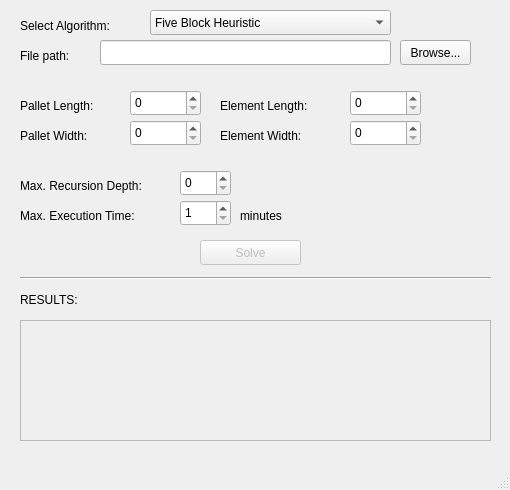
<?xml version="1.0" encoding="UTF-8"?>
<ui version="4.0">
 <class>Launcher1</class>
 <widget class="QMainWindow" name="Launcher1">
  <property name="geometry">
   <rect>
    <x>0</x>
    <y>0</y>
    <width>510</width>
    <height>490</height>
   </rect>
  </property>
  <property name="windowTitle">
   <string>MPLP Solver</string>
  </property>
  <widget class="QWidget" name="centralwidget">
   <widget class="QLineEdit" name="file_name_field">
    <property name="geometry">
     <rect>
      <x>100</x>
      <y>40</y>
      <width>291</width>
      <height>25</height>
     </rect>
    </property>
   </widget>
   <widget class="QComboBox" name="alg_select">
    <property name="geometry">
     <rect>
      <x>150</x>
      <y>10</y>
      <width>241</width>
      <height>25</height>
     </rect>
    </property>
    <item>
     <property name="text">
      <string>Five Block Heuristic</string>
     </property>
    </item>
    <item>
     <property name="text">
      <string>Modified Five Block Heuristic</string>
     </property>
    </item>
    <item>
     <property name="text">
      <string>Improved Five Block Heuristic</string>
     </property>
    </item>
   </widget>
   <widget class="QPushButton" name="browse_button">
    <property name="geometry">
     <rect>
      <x>400</x>
      <y>40</y>
      <width>71</width>
      <height>25</height>
     </rect>
    </property>
    <property name="text">
     <string>Browse...</string>
    </property>
   </widget>
   <widget class="QLabel" name="file_label">
    <property name="geometry">
     <rect>
      <x>20</x>
      <y>40</y>
      <width>71</width>
      <height>31</height>
     </rect>
    </property>
    <property name="text">
     <string>File path:</string>
    </property>
   </widget>
   <widget class="QLabel" name="label_2">
    <property name="geometry">
     <rect>
      <x>20</x>
      <y>10</y>
      <width>121</width>
      <height>31</height>
     </rect>
    </property>
    <property name="text">
     <string>Select Algorithm: </string>
    </property>
   </widget>
   <widget class="QSpinBox" name="pl_field">
    <property name="geometry">
     <rect>
      <x>130</x>
      <y>90</y>
      <width>71</width>
      <height>26</height>
     </rect>
    </property>
    <property name="minimum">
     <number>0</number>
    </property>
    <property name="maximum">
     <number>99999</number>
    </property>
   </widget>
   <widget class="QSpinBox" name="pw_field">
    <property name="geometry">
     <rect>
      <x>130</x>
      <y>120</y>
      <width>71</width>
      <height>26</height>
     </rect>
    </property>
    <property name="minimum">
     <number>0</number>
    </property>
    <property name="maximum">
     <number>99999</number>
    </property>
   </widget>
   <widget class="QSpinBox" name="rec_field">
    <property name="geometry">
     <rect>
      <x>180</x>
      <y>170</y>
      <width>51</width>
      <height>26</height>
     </rect>
    </property>
   </widget>
   <widget class="QLabel" name="label_3">
    <property name="geometry">
     <rect>
      <x>20</x>
      <y>90</y>
      <width>101</width>
      <height>31</height>
     </rect>
    </property>
    <property name="text">
     <string>Pallet Length:</string>
    </property>
   </widget>
   <widget class="QLabel" name="label_4">
    <property name="geometry">
     <rect>
      <x>20</x>
      <y>120</y>
      <width>101</width>
      <height>31</height>
     </rect>
    </property>
    <property name="text">
     <string>Pallet Width:</string>
    </property>
   </widget>
   <widget class="QSpinBox" name="ew_field">
    <property name="geometry">
     <rect>
      <x>350</x>
      <y>120</y>
      <width>71</width>
      <height>26</height>
     </rect>
    </property>
    <property name="minimum">
     <number>0</number>
    </property>
    <property name="maximum">
     <number>99999</number>
    </property>
   </widget>
   <widget class="QLabel" name="label_5">
    <property name="geometry">
     <rect>
      <x>220</x>
      <y>90</y>
      <width>121</width>
      <height>31</height>
     </rect>
    </property>
    <property name="text">
     <string>Element Length:</string>
    </property>
   </widget>
   <widget class="QLabel" name="label_6">
    <property name="geometry">
     <rect>
      <x>220</x>
      <y>120</y>
      <width>111</width>
      <height>31</height>
     </rect>
    </property>
    <property name="text">
     <string>Element Width:</string>
    </property>
   </widget>
   <widget class="QSpinBox" name="el_field">
    <property name="geometry">
     <rect>
      <x>350</x>
      <y>90</y>
      <width>71</width>
      <height>26</height>
     </rect>
    </property>
    <property name="minimum">
     <number>0</number>
    </property>
    <property name="maximum">
     <number>99999</number>
    </property>
   </widget>
   <widget class="QLabel" name="label_7">
    <property name="geometry">
     <rect>
      <x>20</x>
      <y>170</y>
      <width>161</width>
      <height>31</height>
     </rect>
    </property>
    <property name="text">
     <string>Max. Recursion Depth:</string>
    </property>
   </widget>
   <widget class="QSpinBox" name="exec_time_field">
    <property name="geometry">
     <rect>
      <x>180</x>
      <y>200</y>
      <width>51</width>
      <height>26</height>
     </rect>
    </property>
    <property name="minimum">
     <number>1</number>
    </property>
   </widget>
   <widget class="QLabel" name="label_8">
    <property name="geometry">
     <rect>
      <x>20</x>
      <y>200</y>
      <width>151</width>
      <height>31</height>
     </rect>
    </property>
    <property name="text">
     <string>Max. Execution Time:</string>
    </property>
   </widget>
   <widget class="QLabel" name="label_9">
    <property name="geometry">
     <rect>
      <x>240</x>
      <y>200</y>
      <width>67</width>
      <height>31</height>
     </rect>
    </property>
    <property name="text">
     <string>minutes</string>
    </property>
   </widget>
   <widget class="Line" name="line">
    <property name="geometry">
     <rect>
      <x>20</x>
      <y>270</y>
      <width>471</width>
      <height>16</height>
     </rect>
    </property>
    <property name="orientation">
     <enum>Qt::Horizontal</enum>
    </property>
   </widget>
   <widget class="QLabel" name="label_10">
    <property name="geometry">
     <rect>
      <x>20</x>
      <y>290</y>
      <width>71</width>
      <height>20</height>
     </rect>
    </property>
    <property name="text">
     <string>RESULTS:</string>
    </property>
   </widget>
   <widget class="QPlainTextEdit" name="results">
    <property name="enabled">
     <bool>false</bool>
    </property>
    <property name="geometry">
     <rect>
      <x>20</x>
      <y>320</y>
      <width>471</width>
      <height>121</height>
     </rect>
    </property>
   </widget>
   <widget class="QPushButton" name="solve_button">
    <property name="enabled">
     <bool>false</bool>
    </property>
    <property name="geometry">
     <rect>
      <x>200</x>
      <y>240</y>
      <width>101</width>
      <height>25</height>
     </rect>
    </property>
    <property name="text">
     <string>Solve</string>
    </property>
   </widget>
  </widget>
  <widget class="QMenuBar" name="menubar">
   <property name="geometry">
    <rect>
     <x>0</x>
     <y>0</y>
     <width>510</width>
     <height>21</height>
    </rect>
   </property>
  </widget>
  <widget class="QStatusBar" name="statusbar"/>
 </widget>
 <resources/>
 <connections/>
</ui>
